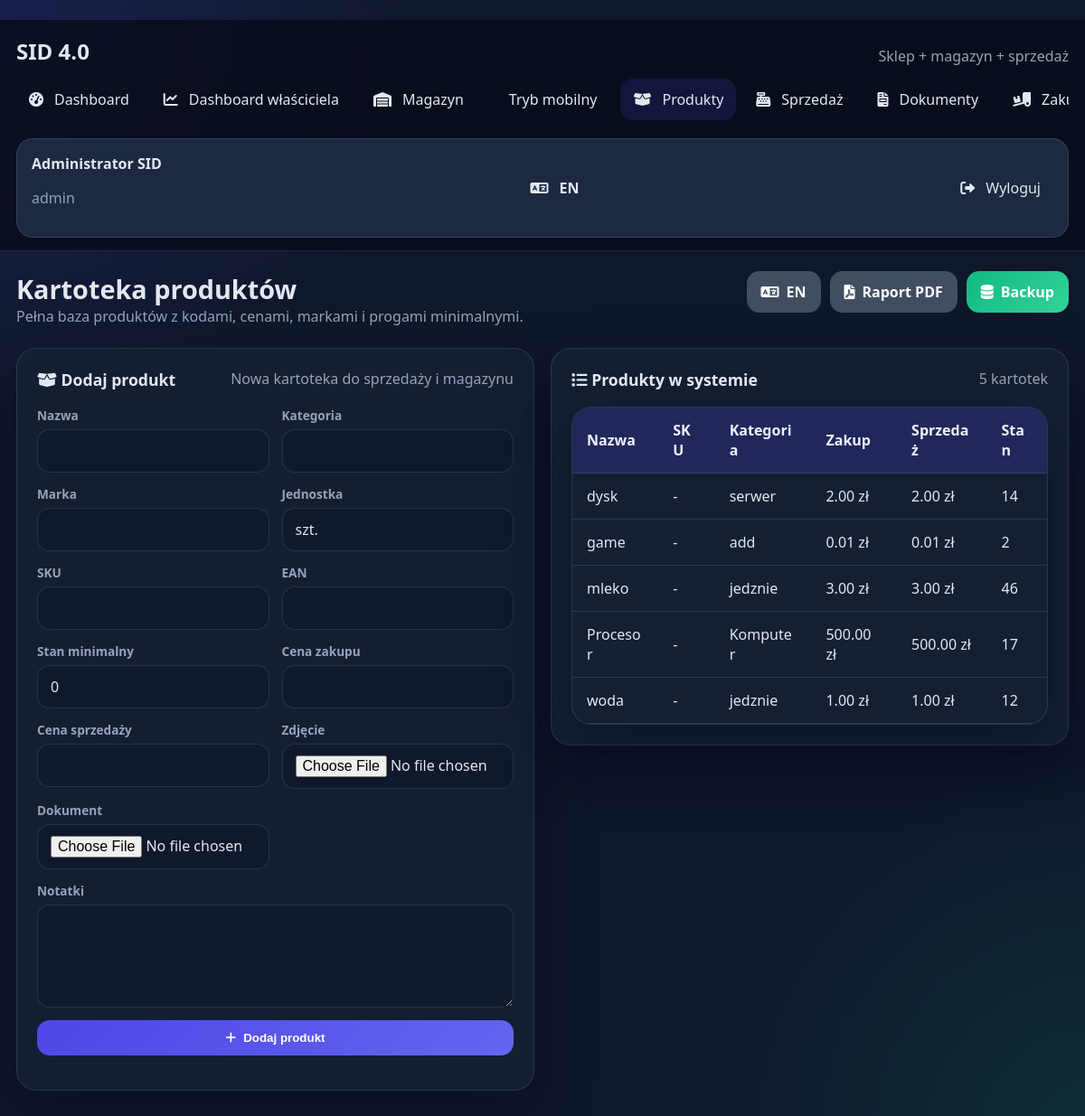
Screenshot of /products (signed in) with the database file from the repository.
### tables this page shows
CREATE TABLE users (
        id INTEGER PRIMARY KEY AUTOINCREMENT,
        username TEXT UNIQUE NOT NULL,
        full_name TEXT NOT NULL,
        password_hash TEXT NOT NULL,
        role TEXT NOT NULL,
        active INTEGER NOT NULL DEFAULT 1,
        created_at TEXT NOT NULL
    );

CREATE TABLE products (
        id INTEGER PRIMARY KEY AUTOINCREMENT,
        title TEXT NOT NULL,
        sku TEXT UNIQUE,
        ean TEXT,
        category TEXT,
        brand TEXT,
        unit TEXT NOT NULL DEFAULT 'szt.',
        min_quantity INTEGER NOT NULL DEFAULT 0,
        purchase_price REAL NOT NULL DEFAULT 0,
        sale_price REAL NOT NULL DEFAULT 0,
        image TEXT,
        document TEXT,
        notes TEXT,
        created_at TEXT NOT NULL,
        updated_at TEXT NOT NULL
    );

### project.py (the view, shortened to what this page needs)
@app.route("/products", methods=["GET", "POST"])
@login_required
def products():
    return render_template("products.html", products=get_products())

### project.py (called while the page is built)
def int_safe(value, default=0):
    try:
        if value is None or str(value).strip() == "":
            return default
        return int(float(str(value).replace(",", ".")))
    except (TypeError, ValueError):
        return default

def clean_value(value, default=""):
    if value is None:
        return default
    return str(value).strip()

def get_current_language():
    lang = clean_value(session.get("lang"), "pl").lower()
    return lang if lang in SUPPORTED_LANGUAGES else "pl"

def tr(pl_text, en_text):
    return en_text if get_current_language() == "en" else pl_text

def current_language_label():
    return "EN" if get_current_language() == "en" else "PL"

def opposite_language():
    return "pl" if get_current_language() == "en" else "en"

def get_db():
    connection = sqlite3.connect(DATABASE, factory=ManagedSQLiteConnection)
    connection.row_factory = sqlite3.Row
    return connection

def query_all(sql, params=()):
    with get_db() as connection:
        return connection.execute(sql, params).fetchall()

def query_one(sql, params=()):
    with get_db() as connection:
        return connection.execute(sql, params).fetchone()

@app.before_request
def load_logged_user():
    user_id = session.get("user_id")
    g.user = None
    if user_id:
        g.user = query_one("SELECT * FROM users WHERE id = ? AND active = 1", (user_id,))

@app.context_processor
def inject_globals():
    return {
        "current_user": g.user,
        "roles": ROLES,
        "demo_mode": session.get("demo_mode", False),
        "current_language": get_current_language(),
        "current_language_label": current_language_label(),
        "opposite_language": opposite_language(),
        "supported_languages": SUPPORTED_LANGUAGES,
        "tr": tr,
    }

def login_required(view):
    @wraps(view)
    def wrapped_view(**kwargs):
        if g.user is None:
            return redirect(url_for("login"))
        return view(**kwargs)
    return wrapped_view

    def __exit__(self, exc_type, exc_value, traceback):
        try:
            if exc_type is None:
                self.commit()
            else:
                self.rollback()
        finally:
            self.close()
        return False

### templates/products.html (shortened to what this page needs)
{% extends "base.html" %}
{% block page_title %}Kartoteka produktów{% endblock %}
{% block page_subtitle %}Pełna baza produktów z kodami, cenami, markami i progami minimalnymi.{% endblock %}
{% block content %}
<section class="grid-two">
    <article class="panel-card">
        <div class="panel-head">
            <h3><i class="fas fa-box-open"></i> Dodaj produkt</h3>
            <span>Nowa kartoteka do sprzedaży i magazynu</span>
        </div>
        <form method="POST" enctype="multipart/form-data" class="form-grid">
            <div class="form-group"><label>Nazwa</label><input type="text" name="title" required></div>
            <div class="form-group"><label>Kategoria</label><input type="text" name="category"></div>
            <div class="form-group"><label>Marka</label><input type="text" name="brand"></div>
            <div class="form-group"><label>Jednostka</label><input type="text" name="unit" value="szt."></div>
            <div class="form-group"><label>SKU</label><input type="text" name="sku"></div>
            <div class="form-group"><label>EAN</label><input type="text" name="ean"></div>
            <div class="form-group"><label>Stan minimalny</label><input type="number" name="min_quantity" value="0"></div>
            <div class="form-group"><label>Cena zakupu</label><input type="number" step="0.01" name="purchase_price"></div>
            <div class="form-group"><label>Cena sprzedaży</label><input type="number" step="0.01" name="sale_price"></div>
            <div class="form-group"><label>Zdjęcie</label><input type="file" name="image" accept="image/*"></div>
            <div class="form-group"><label>Dokument</label><input type="file" name="document" accept=".pdf,.doc,.docx,.txt,image/*"></div>
            <div class="form-group full-row"><label>Notatki</label><textarea name="notes" rows="4"></textarea></div>
            <button type="submit" class="btn-submit full-row"><i class="fas fa-plus"></i> Dodaj produkt</button>
        </form>
    </article>
    <article class="panel-card">
        <div class="panel-head">
            <h3><i class="fas fa-list"></i> Produkty w systemie</h3>
            <span>{{ products|length }} kartotek</span>
        </div>
        <div class="table-wrap">
            <table>
                <thead>
                    <tr>
                        <th>Nazwa</th>
                        <th>SKU</th>
                        <th>Kategoria</th>
                        <th>Zakup</th>
                        <th>Sprzedaż</th>
                        <th>Stan</th>
                    </tr>
                </thead>
                <tbody>
                    {% for product in products %}
                        <tr>
                            <td>{{ product.title }}</td>
                            <td>{{ product.sku or '-' }}</td>
                            <td>{{ product.category or '-' }}</td>
                            <td>{{ "%.2f"|format(product.purchase_price or 0) }} zł</td>
                            <td>{{ "%.2f"|format(product.sale_price or 0) }} zł</td>
                            <td>{{ product.stock_total }}</td>
                        </tr>
                    {% else %}
                        <tr><td colspan="6">Brak produktów.</td></tr>
                    {% endfor %}
                </tbody>
            </table>
        </div>
    </article>
</section>
{% endblock %}

### templates/base.html (shortened to what this page needs)
﻿<!DOCTYPE html>
<html lang="{{ current_language }}" data-app-lang="{{ current_language }}">
<head>
    <link rel="stylesheet" href="{{ url_for('static', filename='style.css') }}">
    <link rel="stylesheet" href="https://cdnjs.cloudflare.com/ajax/libs/font-awesome/6.0.0/css/all.min.css">
</head>
<body class="app-shell" data-app-lang="{{ current_language }}">
    <aside class="sidebar">
        <div class="brand-block">
            <h1>SID 4.0</h1>
            <p>{{ tr("Sklep + magazyn + sprzedaż", "Store + warehouse + sales") }}</p>
        </div>
        <nav class="sidebar-nav">
            <a href="{{ url_for('dashboard') }}" class="{% if request.endpoint == 'dashboard' %}active{% endif %}"><i class="fas fa-gauge-high"></i> Dashboard</a>
            {% if current_user and current_user['role'] in ['admin', 'manager'] %}<a href="{{ url_for('owner_dashboard') }}" class="{% if request.endpoint == 'owner_dashboard' %}active{% endif %}"><i class="fas fa-chart-line"></i> {{ tr("Dashboard właściciela", "Owner dashboard") }}</a>{% endif %}
            <a href="{{ url_for('inventory') }}" class="{% if request.endpoint in ['inventory', 'add_inventory', 'edit_inventory'] %}active{% endif %}"><i class="fas fa-warehouse"></i> {{ tr("Magazyn", "Inventory") }}</a>
            <a href="{{ url_for('mobile_view') }}" class="{% if request.endpoint == 'mobile_view' %}active{% endif %}"> {{ tr("Tryb mobilny", "Mobile mode") }}</a>
            <a href="{{ url_for('products') }}" class="{% if request.endpoint == 'products' %}active{% endif %}"><i class="fas fa-box-open"></i> {{ tr("Produkty", "Products") }}</a>
            <a href="{{ url_for('sales') }}" class="{% if request.endpoint == 'sales' %}active{% endif %}"><i class="fas fa-cash-register"></i> {{ tr("Sprzedaż", "Sales") }}</a>
            <a href="{{ url_for('documents') }}" class="{% if request.endpoint in ['documents', 'document_detail', 'document_pdf'] %}active{% endif %}"><i class="fas fa-file-invoice"></i> {{ tr("Dokumenty", "Documents") }}</a>
            <a href="{{ url_for('purchases') }}" class="{% if request.endpoint == 'purchases' %}active{% endif %}"><i class="fas fa-truck-loading"></i> {{ tr("Zakupy", "Purchases") }}</a>
        </nav>
        <div class="sidebar-footer">
            <div><strong>{{ current_user['full_name'] if current_user else tr('Gość', 'Guest') }}</strong><p>{{ current_user['role'] if current_user else '' }}</p></div>
            <a href="{{ url_for('set_language', lang=opposite_language, next=request.full_path) }}" class="language-toggle"><i class="fas fa-language"></i> {{ opposite_language|upper }}</a>
            <a href="{{ url_for('logout') }}" class="logout-link"><i class="fas fa-sign-out-alt"></i> {{ tr("Wyloguj", "Log out") }}</a>
        </div>
    </aside>
    <main class="main-area">
        <header class="topbar">
            <div><h2>{% block page_title %}{% endblock %}</h2><p>{% block page_subtitle %}{% endblock %}</p></div>
            <div class="topbar-actions"><a href="{{ url_for('set_language', lang=opposite_language, next=request.full_path) }}" class="btn-secondary language-toggle"><i class="fas fa-language"></i> {{ opposite_language|upper }}</a><a href="{{ url_for('inventory_report') }}" class="btn-secondary"><i class="fas fa-file-pdf"></i> {{ tr("Raport PDF", "PDF report") }}</a>{% if current_user and current_user['role'] in ['admin', 'manager'] %}<a href="{{ url_for('backup') }}" class="btn-success"><i class="fas fa-database"></i> Backup</a>{% endif %}</div>
        </header>
        {% block content %}{% endblock %}
    </main>
</body>
</html>

### rows the page displays
users: full_name "Administrator SID", role "admin"
products: title "dysk", sku "-", category "serwer", purchase_price "2.00", sale_price "2.00", stock_total "14"
products: title "game", sku "-", category "add", purchase_price "0.01", sale_price "0.01", stock_total "2"
products: title "mleko", sku "-", category "jedznie", purchase_price "3.00", sale_price "3.00", stock_total "46"
products: title "Procesor", sku "-", category "Komputer", purchase_price "500.00", sale_price "500.00", stock_total "17"
products: title "woda", sku "-", category "jedznie", purchase_price "1.00", sale_price "1.00", stock_total "12"

### other values shown
{{ tr("Sklep + magazyn + sprzedaż", "Store + warehouse + sales") }} "Sklep + magazyn + sprzedaż"
{{ tr("Dashboard właściciela", "Owner dashboard") }} "Dashboard właściciela"
{{ tr("Magazyn", "Inventory") }} "Magazyn"
{{ tr("Tryb mobilny", "Mobile mode") }} "Tryb mobilny"
{{ tr("Produkty", "Products") }} "Produkty"
{{ tr("Sprzedaż", "Sales") }} "Sprzedaż"
{{ tr("Dokumenty", "Documents") }} "Dokumenty"
{{ opposite_language|upper }} "EN"
{{ tr("Wyloguj", "Log out") }} "Wyloguj"
{{ tr("Raport PDF", "PDF report") }} "Raport PDF"
{{ products|length }} "5"
